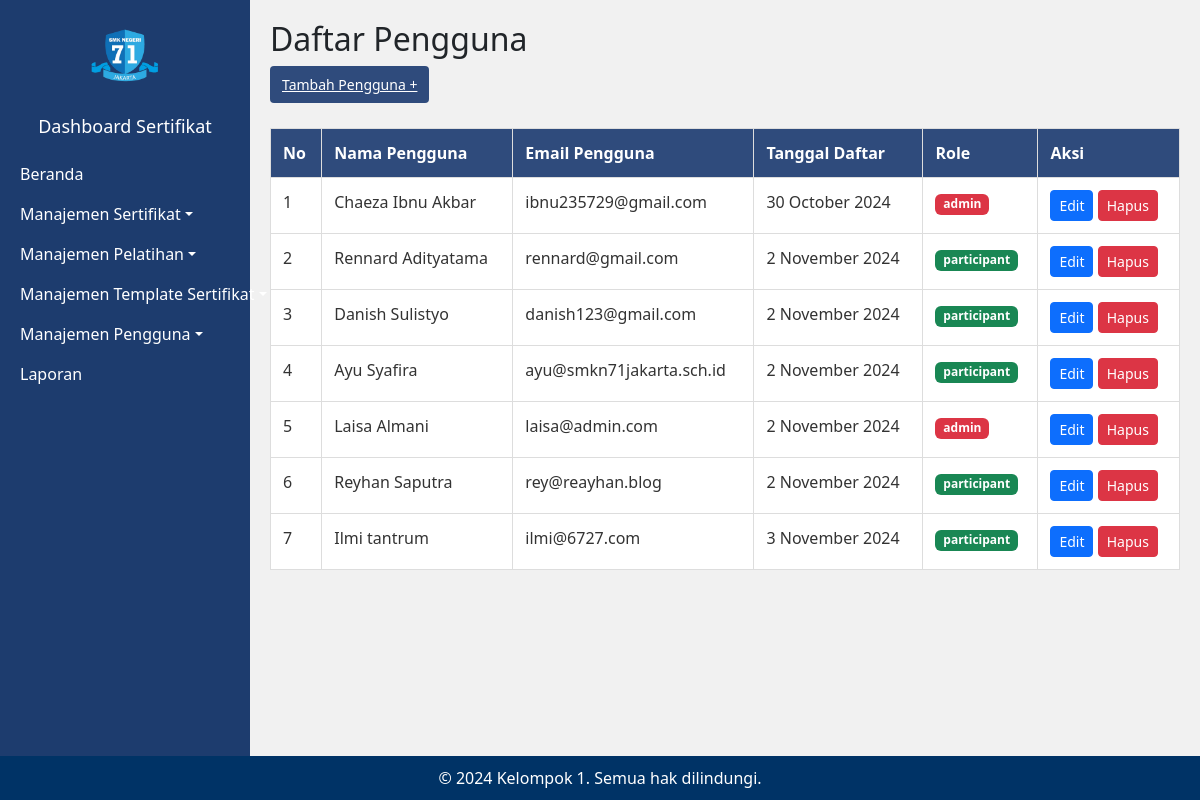
Page /dashboard/users/index.php (signed in) on the committed database.
### tables this page shows
CREATE TABLE `users` (
  `id` int(11) NOT NULL,
  `nik` varchar(16) NOT NULL,
  `full_name` varchar(255) NOT NULL,
  `email` varchar(255) NOT NULL,
  `phone_number` varchar(20) DEFAULT NULL,
  `password` varchar(255) DEFAULT NULL,
  `role` enum('participant','admin') DEFAULT 'participant',
  `created_at` timestamp NULL DEFAULT current_timestamp()
);

### src/service/utility.php (called while the page is built, shortened)
<?php
function hummanDate($inputDate)
{
  return date("j F Y", strtotime($inputDate));
}

### src/dashboard/users/index.php (the view, shortened to what this page needs)
<?php
include '../../service/utility.php';
include '../../service/connection.php';
$getUser = $conn->query("SELECT * FROM users");
while ($row = $getUser->fetch_row()) {
    $users[] = $row;
}
?>
<!DOCTYPE html>
<html>
<head>
    <link href="../../assets/bootstrap-5.3.3-dist/css/bootstrap.css" rel="stylesheet">
    <link rel="stylesheet" href="https://cdnjs.cloudflare.com/ajax/libs/font-awesome/5.15.4/css/all.min.css">
    <link rel="stylesheet" href="https://cdn.jsdelivr.net/npm/sweetalert2@11/dist/sweetalert2.min.css">
</head>
<body>
    <div class="sidebar">
        <div class="text-center my-3">
            <img src="../../assets/logo.png" alt="Logo" style="max-width: 80px;">
            <h4>Dashboard Sertifikat</h4>
        </div>
        <ul class="nav flex-column">
            <li class="nav-item"><a href="../index.php" class="nav-link">Beranda</a></li>
            <li class="nav-item">
                <a class="nav-link dropdown-toggle" data-bs-toggle="collapse" href="#sertifikatMenu" role="button" aria-expanded="false" aria-controls="sertifikatMenu">Manajemen Sertifikat</a>
            </li>
            <li class="nav-item">
                <a class="nav-link dropdown-toggle" data-bs-toggle="collapse" href="#pelatihanMenu" role="button" aria-expanded="false" aria-controls="pelatihanMenu">Manajemen Pelatihan</a>
            </li>
            <li class="nav-item">
                <a class="nav-link dropdown-toggle" data-bs-toggle="collapse" href="#templateSertifikat" role="button" aria-expanded="false" aria-controls="templateSertifikat">Manajemen Template Sertifikat</a>
            </li>
            <li class="nav-item">
                <a class="nav-link dropdown-toggle" data-bs-toggle="collapse" href="#penggunaMenu" role="button" aria-expanded="false" aria-controls="penggunaMenu">Manajemen Pengguna</a>
            </li>
            <li class="nav-item"><a href="../reports.php" class="nav-link">Laporan</a></li>
        </ul>
    </div>
    <div class="content flex-grow-1">
        <h2>Daftar Pengguna</h2>
        <div class="button-container">
            <a href="create.php" class="add-button">Tambah Pengguna +</a>
        </div>
        <div class="table-container">
            <?php if (isset($users)) { ?>
                <table class="table">
                    <thead>
                        <tr>
                            <th>No</th>
                            <th>Nama Pengguna</th>
                            <th>Email Pengguna</th>
                            <th>Tanggal Daftar</th>
                            <th>Role</th>
                            <th>Aksi</th>
                        </tr>
                    </thead>
                    <tbody>
                        <?php foreach ($users as $key => $user) : ?>
                            <tr>
                                <td><?= $key + 1 ?></td>
                                <td><?= $user[2] ?></td>
                                <td><?= $user[3] ?></td>
                                <td><?= hummanDate($user[7]) ?></td>
                                <td><span class="badge <?= $user[6] == 'admin' ? 'bg-danger' : 'bg-success' ?>"><?= $user[6] ?></span></td>
                                <td>
                                    <a href="edit.php?id=<?= $user[0] ?>" class="btn btn-sm btn-primary">Edit</a>
                                    <a class="btn btn-sm btn-danger" onclick="deleteUser('<?= $user[0] ?>')" data-bs-toggle="modal" data-bs-target="#deleteUserModal">Hapus</a>
                                </td>
                            </tr>
                        <?php endforeach; ?>
                    </tbody>
                </table>
            <?php } else { ?>
                NOT FOUND
            <?php } ?>
        </div>
    </div>
    <div class="footer">
        &copy; 2024 Kelompok 1. Semua hak dilindungi.
    </div>
</body>
</html>

### src/dashboard/users/index.php (style rules this page uses)
.sidebar { background-color: #1d3c6e; color: white; height: 100vh; width: 250px; position: fixed; }
.sidebar h4 { margin-top: 20px; font-size: 18px; }
.nav-link { color: white; padding-left: 20px; }
.content { margin-left: 250px; padding: 20px; background-color: #f1f1f1; min-height: 100vh; }
body { background-color: #f8f9fa; }
.content { padding: 20px; }
.footer { background-color: #003366; color: white; text-align: center; padding: 10px; position: fixed; bottom: 0; width: 100%; }
.add-button { background-color: #2f4b7c; color: white; padding: 8px 12px; border: none; cursor: pointer; font-size: 14px; display: inline-flex; align-items: center; border-radius: 4px; margin-bottom: 15px; }
.table-container { overflow-x: auto; }
.table { width: 100%; border-collapse: collapse; background-color: #ffffff; margin-top: 10px; }
.table th, .table td { padding: 12px; text-align: left; border: 1px solid #ddd; }
.table th { background-color: #2f4b7c; color: white; }
.table td { color: #333; }

### rows in the picture
users: full_name "Chaeza Ibnu Akbar", email "ibnu235729@gmail.com", created_at "30 October 2024", role "admin"
users: full_name "Rennard Adityatama", email "rennard@gmail.com", created_at "2 November 2024", role "participant"
users: full_name "Danish Sulistyo", email "danish123@gmail.com", created_at "2 November 2024", role "participant"
users: full_name "Ayu Syafira", email "ayu@smkn71jakarta.sch.id", created_at "2 November 2024", role "participant"
users: full_name "Laisa Almani", email "laisa@admin.com", created_at "2 November 2024", role "admin"
users: full_name "Reyhan Saputra", email "rey@reayhan.blog", created_at "2 November 2024", role "participant"
users: full_name "Ilmi tantrum", email "ilmi@6727.com", created_at "3 November 2024", role "participant"
